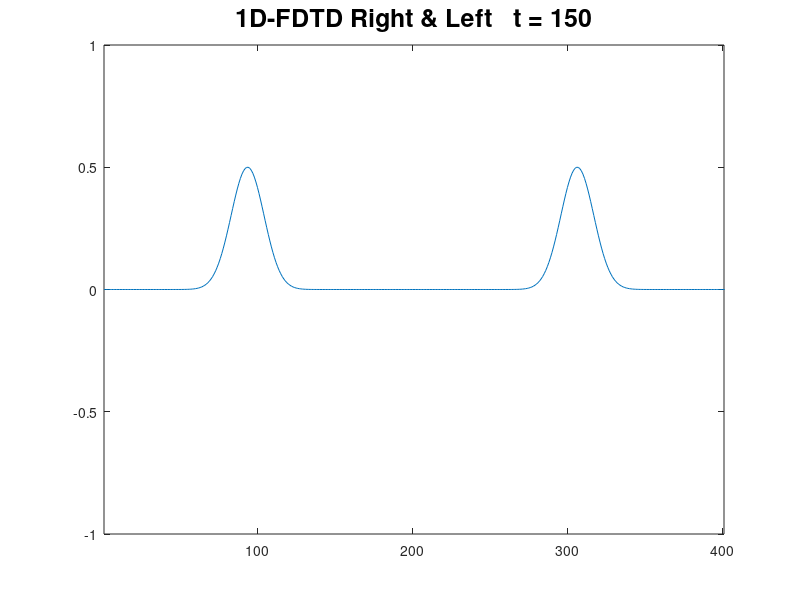

MATLAB code for this plot:
% Modeled after 1D Example FDTD algorithm given by Chien Chao, National Taiwan University, 3/13/2025 Numerical Methods class

clc;clear;close all;

% simulation x length and time length
max_space = 401;
max_time = 150;

% consts
mu = pi*4e-7;
elp = 8.85e-12;
c = sqrt(1/mu/elp); 

% params
wl = 523e-9;   %500nm
freq = c/wl;

% units
dx = wl/20;
dy = dx;
dt = 1/c*((1/dx)^2+(1/dy)^2)^-0.5; %Stability Conditions

% E H Conditions
Ez=zeros(max_space+1,1);
Hy=zeros(max_space+1,1);
 
Eeta=dt/dx/elp;     %updating variable   
Heta=dt/dx/mu;      %updating variable

% Gaussian Source
t0=200;                                                   %Gaussian  start point
spread=15;                                                %Gaussian  width
Ez(2:max_space,1)= exp(-(t0-(2:max_space)).^2/spread^2);  %Gaussian  function


% Run simulation

for n=1:max_time
    %t=0.5
    Hy(1:max_space-1) = Hy(1:max_space-1) + (dt/(dx*mu))*(Ez(2:max_space)-Ez(1:max_space-1));

    %t=1
    Ez(2:max_space) = Ez(2:max_space) + (dt/(dx*elp))*(Hy(2:max_space)-Hy(1:max_space-1));
      
      
      plot(Ez);
      axis([1 max_space -1 1])
      title(['1D-FDTD Right & Left   ','t = ',num2str(n)],'FontSize',18);
      pause(0.001)
      
    
end 
